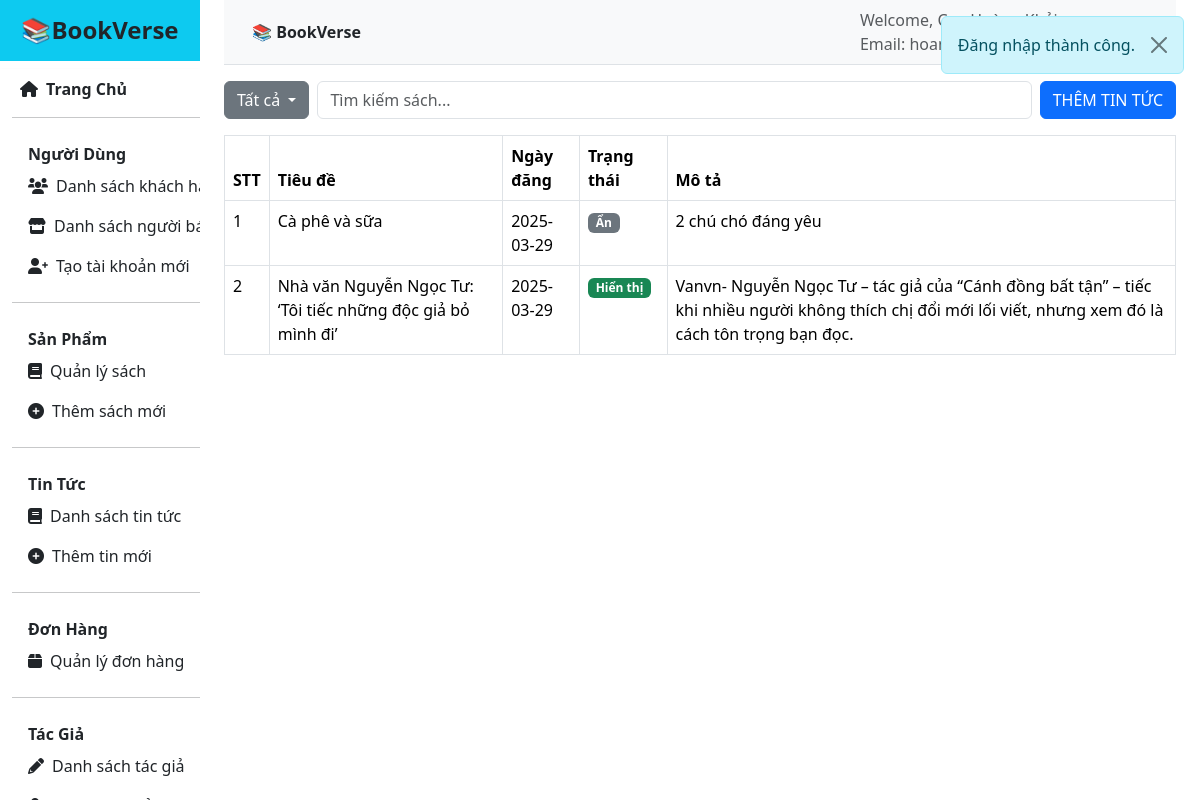
The app's page /admin/news_list (signed in), older data.
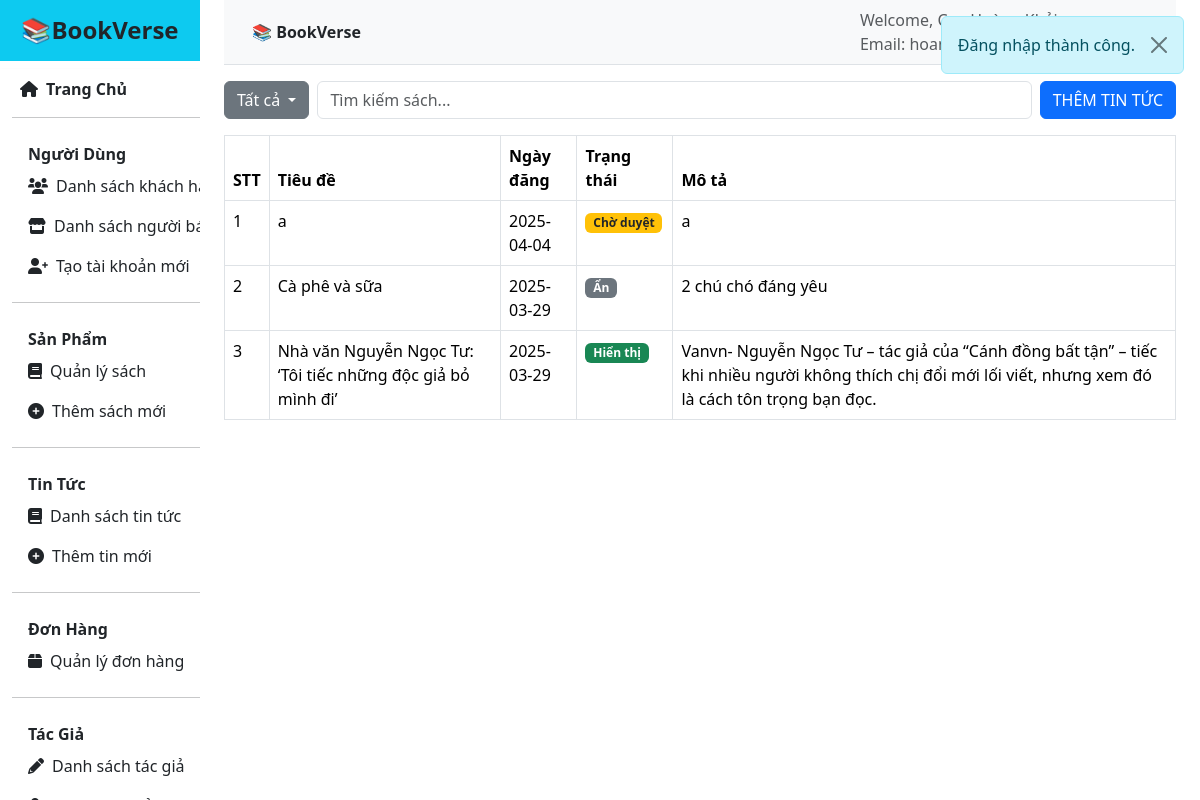
The same page, newer data.
### tables this page shows
CREATE TABLE `news` (
  `new_id` int(11) NOT NULL AUTO_INCREMENT,
  `user_id` int(11) NOT NULL,
  `title` text NOT NULL,
  `description` text NOT NULL,
  `content_1` text NOT NULL,
  `content_2` text NOT NULL,
  `date` date NOT NULL,
  `status` int(11) NOT NULL,
  `image_1` text NOT NULL,
  `image_2` text NOT NULL,
  `link` text NOT NULL,
  PRIMARY KEY (`new_id`),
  KEY `user_id` (`user_id`),
  CONSTRAINT `news_ibfk_1` FOREIGN KEY (`user_id`) REFERENCES `user` (`User_id`)
);

### src/controllers/admin.php (called while the page is built, shortened)
<?php
class Admin extends Controller
{
    private $NewsModel;
    public function __construct()
    {
        $this->CheckModel = $this->model("CheckRole");
        $this->NewsModel = $this->model("NewsModel");
    }
    function news_list()
    {
        $this->view("main_layout", [
            "Title" => "Danh sách Tin Tức",
            "Page" => "admin/news/news_list",
            "Script" => ["news/news_list"],
            "News" => $this->NewsModel->getNewsAdmin(),
        ]);
    }
}
?>

### src/core/App.php (called while the page is built, shortened)
<?php
class App
{
    protected $action = "default";
    function __construct()
    {
        $arr = $this->UrlProcess();
        if (!empty($arr) && file_exists("./src/controllers/" . $arr[0] . ".php")) {
            $this->controller = $arr[0];
            unset($arr[0]);
        } else {
            $this->setErrorController();
        }
        $this->controller = new $this->controller;
        if (isset($arr[1]) && method_exists($this->controller, $arr[1])) {
            $this->action = $arr[1];
            unset($arr[1]);
        } elseif (isset($arr[1])) {
            array_unshift($arr, $arr[1]);
            $this->action = "default";
            unset($arr[1]);
        }
        $this->params = array_values($arr) ?: [];
        try {
            call_user_func_array([$this->controller, $this->action], $this->params);
        } catch (ArgumentCountError $e) {
            $this->setErrorController();
            call_user_func_array([$this->controller, "default"], []);
        }
    }
    function UrlProcess()
    {
        if (isset($_GET["url"])) {
            $url = filter_var(trim($_GET["url"], "/"));
            $segments = explode("/", $url);
            $filteredSegments = [];
            foreach ($segments as $segment) {
                if (empty($filteredSegments) || end($filteredSegments) !== $segment) {
                    $filteredSegments[] = $segment;
                }
            }
            return $filteredSegments;
        }
        return [];
    }
}

### index.php (called while the page is built, shortened)
<?php
$myApp = new App();
?>

### src/views/inc/config.php (called while the page is built, shortened)
<?php
$admin_links = [
    [
        'label_parent' => 'Người Dùng',
        'children' => [
            [
                'icon' => 'fas fa-users',
                'label' => 'Danh sách khách hàng',
                'url' => APP_PATH . '/admin/users_list',
            ],
            [
                'icon' => 'fas fa-store',
                'label' => 'Danh sách người bán',
                'url' => APP_PATH . '/admin/sellers_list',
            ],
            [
                'icon' => 'fas fa-user-plus',
                'label' => 'Tạo tài khoản mới',
                'url' => APP_PATH . '/admin/add_user',
            ],
        ],
    ],
    [
        'label_parent' => 'Sản Phẩm',
        'children' => [
            [
                'icon' => 'fas fa-book',
                'label' => 'Quản lý sách',
                'url' => APP_PATH . '/admin/products_list',
            ],
            [
                'icon' => 'fas fa-plus-circle',
                'label' => 'Thêm sách mới',
                'url' => APP_PATH . '/admin/add_product',
            ],
        ]
    ],
    [
        'label_parent' => 'Tin Tức',
        'children' => [
            [
                'icon' => 'fas fa-book',
                'label' => 'Danh sách tin tức',
                'url' => APP_PATH . '/admin/news_list',
            ],
            [
                'icon' => 'fas fa-plus-circle',
                'label' => 'Thêm tin mới',
                'url' => APP_PATH . '/admin/add_news',
            ],
        ]
    ],
    [
        'label_parent' => 'Đơn Hàng',
        'children' => [
            [
                'icon' => 'fas fa-box',
                'label' => 'Quản lý đơn hàng',
                'url' => APP_PATH . '/admin/orders_list',
            ],
        ]
    ],
    [
        'label_parent' => 'Tác Giả',
        'children' => [
            [
                'icon' => 'fas fa-pencil-alt',
                'label' => 'Danh sách tác giả',
                'url' => APP_PATH . '/admin/authors_list',
            ],
            [
                'icon' => 'fas fa-user-plus',
                'label' => 'Thêm tác giả mới',
                'url' => APP_PATH . '/admin/add_author',
            ],
        ]
    ],
];
?>

### src/core/DB.php (called while the page is built, shortened)
<?php
include __DIR__ . "/../../config.php";
class DB
{
    protected $servername = host_name;
    protected $username = db_user;
    protected $password = db_password;
    protected $dbname = db_name;
    function __construct()
    {
        $this->conn = mysqli_connect($this->servername, $this->username, $this->password, $this->dbname);
    }
}
?>

### src/models/NewsModel.php (called while the page is built, shortened)
<?php
class NewsModel extends DB
{
    public function getNewsAdmin()
    {
        $sql = "SELECT title, date, status, description, image_1 FROM news ORDER BY date DESC";
        $stmt = $this->conn->prepare($sql);
        $stmt->execute();
        $result = $stmt->get_result();
        $news = [];
        while ($row = $result->fetch_assoc()) {
            $news[] = $row;
        }
        return $news;
    }
}
?>

### src/views/pages/admin/news/news_list.php (the view, shortened to what the changed rows need)
<table class="table table-bordered">
    <thead>
        <tr>
            <th>STT</th>
            <th>Tiêu đề</th>
            <th>Ngày đăng</th>
            <th>Trạng thái</th>
            <th>Mô tả</th>
        </tr>
    </thead>
    <tbody>
        <?php
        $i = 1;
        foreach ($data["News"] as $news):
            ?>
            <tr>
                <td><?= $i++ ?></td>
                <td><?= $news["title"] ?></td>
                <td><?= $news["date"] ?></td>
                <td>
                    <?php
                    if ($news["status"] == 1) {
                        echo "<span class='badge bg-success'>Hiển thị</span>";
                    } elseif ($news["status"] == 0) {
                        echo "<span class='badge bg-secondary'>Ẩn</span>";
                    } elseif ($news["status"] == 2) {
                        echo "<span class='badge bg-warning text-dark'>Chờ duyệt</span>";
                    }
                    ?>
                </td>
                <td><?= $news["description"] ?></td>
            </tr>
        <?php endforeach; ?>
    </tbody>
</table>

### src/views/inc/navbar.php (shortened to what the changed rows need)
<?php
include('config.php');
$current_role = $_SESSION['user_Info'][2] ?? null;
$menu = match ($current_role) {
    0 => $user_links,
    1 => $seller_links,
    2 => $admin_links,
    default => []
};
?>
<link rel="stylesheet" href="https://cdnjs.cloudflare.com/ajax/libs/font-awesome/6.0.0/css/all.min.css">
<link rel="stylesheet" href="https://cdn.jsdelivr.net/npm/bootstrap@5.3.3/dist/css/bootstrap.min.css">
<div class="row">
    <nav class="bg-white shadow-sm d-flex flex-column">
        <ul class="nav flex-column">
            <?php foreach ($menu as $group): ?>
                <li class="nav-item mb-0 px-3 mt-2">
                    <span class="fw-bold text-dark"><?= $group['label_parent'] ?></span>
                </li>
                <?php foreach ($group['children'] as $item): ?>
                    <li class="nav-item">
                        <a class="nav-link d-flex align-items-center text-dark text-nowrap py-2 px-3 rounded"
                           href="<?= $item['url'] ?>">
                            <i class="<?= $item['icon'] ?> me-2"></i> <?= $item['label'] ?>
                        </a>
                    </li>
                <?php endforeach; ?>
                <li class="nav-item">
                    <hr class="my-3">
                </li>
            <?php endforeach; ?>
        </ul>
    </nav>
</div>

Row changes from the older to the newer data that the page shows:
added news: title "a", date "2025-04-04", status "Chờ duyệt", description "a"
